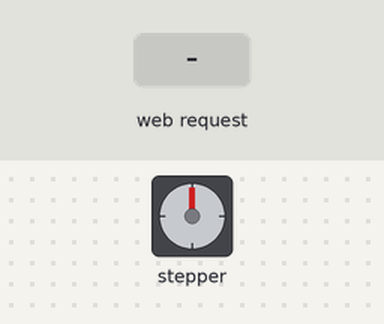
The sketch below on a simulated ESP8266 (NodeMCU). On the bench: stepper motor. The inputs (shaded band) are chosen by the test bench. WiFi joins after 1.5 s; servers stay silent unless stated; stepper angles assume 200 steps per turn; what the sketch prints to the serial monitor is not drawn.

Above: at 2.7 s.
2.8 s: HTTP request GET /stepper/right received
At 3.3 s:
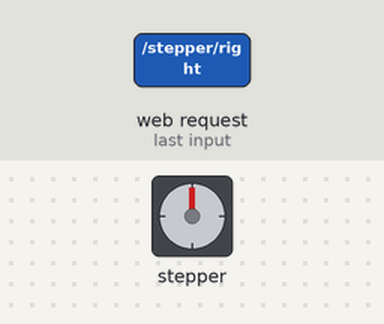
4.3 s: HTTP request GET /stepper/left received
At 5.6 s:
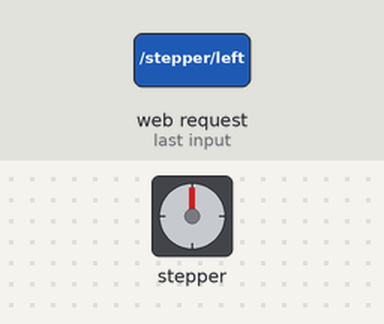
Timing chart, 0 to 7.3 s (numbered marks = the images above; inputs shaded):
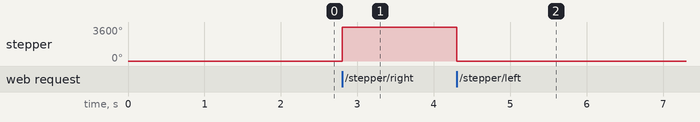

Measured:
- after the input at 2.8 s, stepper: turns 3600° clockwise, starting at once
- after the input at 4.3 s, stepper: turns 3600° counter-clockwise, starting at once

The sketch:

stepperwebserver.ino
```cpp
#include <ESP8266WiFi.h>
#include <Stepper.h>

// Enter your WiFi network name and WiFi Password
const char* ssid = "IQOO Z5";
const char* password = "Anusha123";

// Set web server port number to 80
WiFiServer server(80);

// Variable to store the HTTP request
String header;

Stepper my_Stepper(200, 12,13,14,15);
bool Right = false;
bool Left = false;

void setup() {
  Serial.begin(115200);

  // Connect to Wi-Fi network with SSID and password
  Serial.print("Connecting to ");
  Serial.println(ssid);
  WiFi.begin(ssid, password);
  while (WiFi.status() != WL_CONNECTED) {
    delay(500);
    Serial.print(".");
  }
  // Print local IP address and start web server
  Serial.println("");
  Serial.println("WiFi connected.");
  Serial.println("IP address: ");
  Serial.println(WiFi.localIP());
  server.begin();
}

void Stepper1(int Direction, int Rotation) {
  for (int i = 0; i < Rotation; i++) {
    my_Stepper.step(Direction * 200);
  }
}

void loop() {
  WiFiClient client = server.available(); // Listen for incoming clients

  if (client) { // If a new client connects,
    Serial.println("New Client."); // Print a message out in the serial port
    String currentLine = ""; // Make a String to hold incoming data from the client
    while (client.connected()) { // Loop while the client's connected
      if (client.available()) { // If there's bytes to read from the client
        char c = client.read(); // Read a byte
        header += c;
        if (c == '\n') { // If the byte is a newline character
          // If the current line is blank, you got two newline characters in a row.
          // That's the end of the client HTTP request, so send a response:
          if (currentLine.length() == 0) {
            // Stepper motor control logic
            if (header.indexOf("GET /stepper/right") >= 0) {
              Serial.println("Stepper motor: Right turn");
              Right = true;
            } else if (header.indexOf("GET /stepper/left") >= 0) {
              Serial.println("Stepper motor: Left turn");
              Left = true;
            }

            // Send the HTML response
            // ...

            // Clear the header variable
            header = "";
            // Break out of the while loop
            break;
          } else {
            currentLine = "";
          }
        } else if (c != '\r') {
          currentLine += c;
        }
      }
    }

    // Clear the header variable
    header = "";

    // Execute stepper motor actions if necessary
    if (Right) {
      Stepper1(1, 10); // Rotate 10 times 360 degrees right
      Right = false;
    }

    if (Left) {
      Stepper1(-1, 10); // Rotate 10 times 360 degrees left
      Left = false;
    }

    // Close the connection
    client.stop();
    Serial.println("Client disconnected.");
    Serial.println("");
  }
}
```
